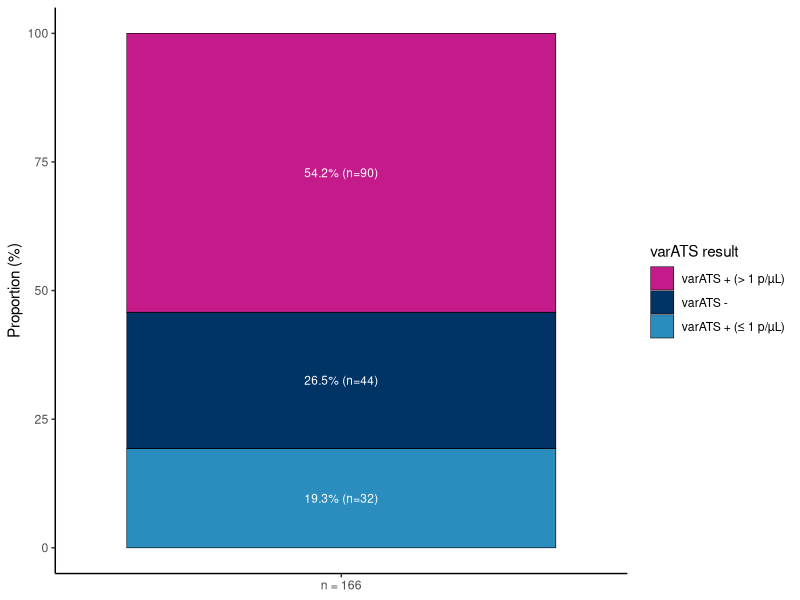
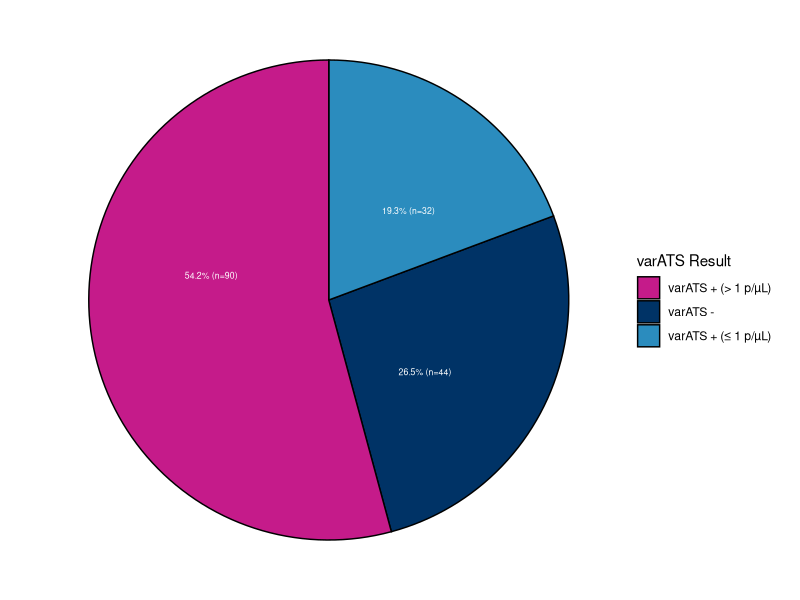
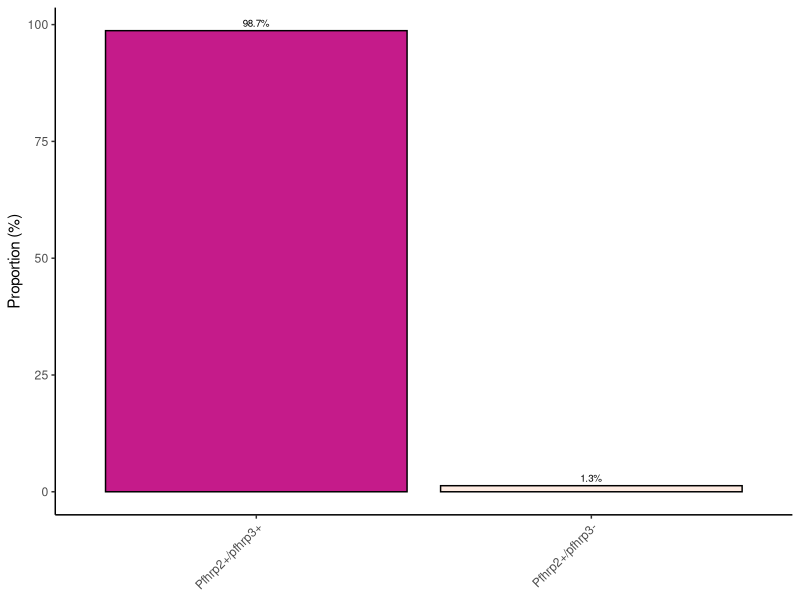
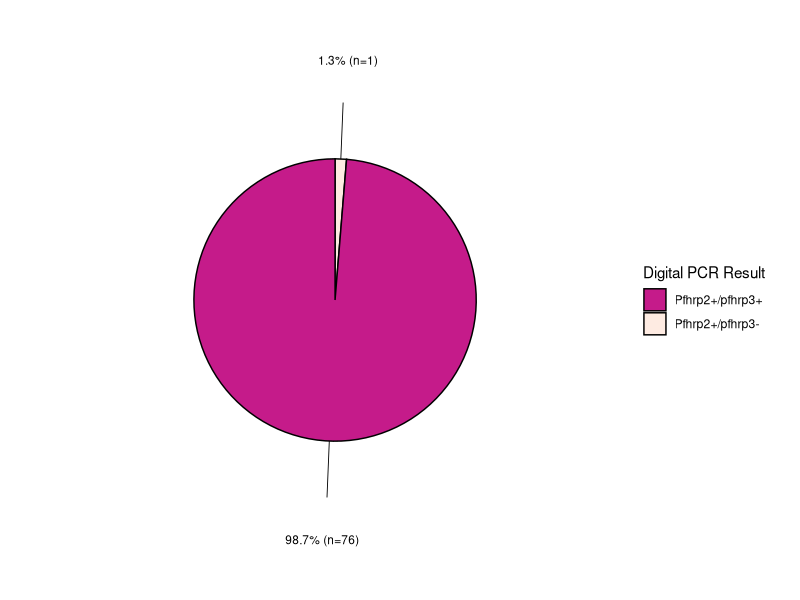

The R script that drew these images, in order: (Note: this script raises an error after producing the figures.)

#####################################
# CREATING FIGURES FOR MANUSCRIPT #
#####################################

## Clean the environment
rm(list = ls(all =TRUE))


## Load packages
library(ggplot2)
library(tidyverse)
library(ggrepel)
library(forcats)
library(RColorBrewer)


#####################################
####### varATS data ################
#####################################

category_varATS = c("varATS -", "varATS + (≤ 1 p/µL)", "varATS + (> 1 p/µL)")
counts_varATS <- c(44, 32, 90)  

# Create a dataframe
df_varATS <- data.frame(
 category = category_varATS,
  counts = counts_varATS,
  proportion = round(counts_varATS / sum(counts_varATS) * 100, 1) 
) 


##### Figures for varATS data #####

# Reorder the levels of the category variable based on proportion

df_varATS$category <- reorder(df_varATS$category, df_varATS$proportion, decreasing = TRUE)

colors <-c("#c51b8a", "#003366", "#2b8cbe")

# Stacked Bar plot

plot_1 <- ggplot(df_varATS, aes(x = "n = 166", y = proportion, fill = category)) +
  geom_bar(stat = "identity", position = "stack", color = "black", size = 0.2) +
  labs(y = "Proportion (%)", fill = "varATS result") +
  geom_text(aes(label = paste0(proportion, "%", " (n=", counts, ")")),
            position = position_stack(vjust = 0.5), size = 3, color = "white") +
  xlab(NULL) +
  theme_classic() +
  scale_fill_manual(values = colors)

plot_1

# save
# ggsave(ggsave("../../figures/Barplots/plot_1_varATS_stacked_bar_plot.pdf", plot_1, width = 6, height = 4, dpi = 300))

# Pie chart for varATS data

pie_1 <- ggplot(df_varATS, aes(x = "", y = proportion, fill = category)) +
  geom_bar(stat = "identity", width = 1, color = "black", size = 0.5) +
  labs(fill = "varATS Result") +
  geom_text(aes(label = paste0(round(proportion, 1), "%", " (n=", counts, ")")),
            position = position_stack(vjust = 0.6), size = 2.2, color = "white") +
  coord_polar(theta = "y", start = 0) +
  theme_void() +
  scale_fill_manual( values = colors) 

pie_1

# save
# ggsave("../../figures/Pie_charts/Pie_1_varATS_results.png", pie_1, width = 6, height = 4, dpi = 300)
# ggsave("../../figures/Pie_charts/Pie_1_varATS_results.pdf", pie_1, width = 6, height = 4, dpi = 300)


#####################################
####### Digital PCR data ############
#####################################

# category_dPCR <-c("Low quality DNA", "Pfhrp2+/pfhrp3+",
             # "Pfhrp2+/pfhrp3-", "Pfhrp2-/pfhrp3+",
             # "Pfhrp2-/pfhrp3-")

category_dPCR <-c("Pfhrp2+/pfhrp3+", "Pfhrp2+/pfhrp3-")

# counts_dPCR <- c(13, 76, 1, 0, 0)
 counts_dPCR <-c(76, 1)

df_digital_PCR <-data.frame(
  category = category_dPCR,
  counts = counts_dPCR,
  proportion = round(counts_dPCR / sum(counts_dPCR) * 100, 1) 
  )

df_digital_PCR <-filter(df_digital_PCR,
                        counts_dPCR > 0)

##### Figures for digital PCR data #####

# Reorder the levels of the category variable based on proportion

df_digital_PCR$category <- reorder(df_digital_PCR$category, df_digital_PCR$proportion, decreasing = TRUE)

# Assign pink shades based on the reordered levels

# pink_shades <- c("#c51b8a", "#fa9fb5", "#feebe2" )

pink_shades <-c("#c51b8a", "#feebe2")

# Bar Plot 2 for Digital PCR data 

plot_2 <- ggplot(df_digital_PCR, aes(x = category, y = proportion, fill = category)) +
  geom_bar(stat = "identity", color = "black", size = 0.5) +
  labs(y = "Proportion (%)") +
  theme_classic() +
  scale_fill_manual(values = pink_shades) +
  theme(axis.text.x = element_text(angle = 45, hjust = 1),
        panel.background = element_rect(fill = "transparent", color = NA),
        plot.background = element_rect(fill = "transparent", color = NA),
        legend.position = "none") +
  geom_text(aes(label = paste0(round(proportion, 1), "%")), vjust = -0.5, size = 2.5) +
  xlab(NULL)

plot_2

# save
# ggsave("../../figures/Barplots/Plot_2_dPCR_results.pdf", plot_2, width = 6, height = 4, dpi = 300)


# Pie Chart 2 for Digital PCR data 

# Calculate label positions for digital PCR data pie chart
df_digital_PCR<- df_digital_PCR %>%
  arrange(desc(category)) %>%
  mutate(ypos = cumsum(proportion) - 0.5 * proportion)

# Calculate positions for labels outside the pie chart
label_positions <- df_digital_PCR$ypos

# Create the pie chart 
pie_2 <- ggplot(df_digital_PCR, aes(x = "", y = proportion, fill = category)) +
  geom_bar(stat = "identity", width = 1, color = "black", size = 0.5) +
  labs(fill = "Digital PCR Result") +
  coord_polar(theta = "y", start = 0) +
  theme_void() +
  scale_fill_manual(values = pink_shades) +
  geom_segment(aes(x = 1.5, y = ypos, xend = 1.9, yend = ypos), color = "black", size = 0.3, data = df_digital_PCR) +
  geom_text(aes(x = 2, y = label_positions, label = paste0(round(proportion, 1), "%", " (n=", counts, ")")),
            size = 3, nudge_x = 0.2, nudge_y = 0.2)
pie_2

#save
# ggsave("../../figures/Pie_charts/Pie_2_digital_PCR_results.pdf",width = 6, height = 4, dpi = 300 )
ggsave("../../figures/Pie_charts/Pie_2_digital_PCR_results_updated.pdf",width = 6, height = 4, dpi = 300 )

#####################################
####### Species PCR data ############
#####################################

category_Sp_PCR <-c("Negative", "P. ovale", "P. malariae", 
                    "P. falciparum", "P. vivax", "P. falciparum/P. malariae",
                    "P. falciparum/P. malariae/P. ovale")
counts_Sp_PCR <-c(31, 16, 13, 8, 0, 6, 2)

df_Sp_PCR <-data.frame(
  category = category_Sp_PCR,
  counts = counts_Sp_PCR,
  proportion = round(counts_Sp_PCR / sum(counts_Sp_PCR) * 100, 1) )

df_Sp_PCR <- filter(df_Sp_PCR, counts > 0)

# Reorder the levels of the category variable based on proportion

df_Sp_PCR$category <- reorder(df_Sp_PCR$category, df_Sp_PCR$proportion, decreasing = TRUE)

##### Figures for Species PCR data #####

# Barplot

plot_3 <-ggplot(df_Sp_PCR, aes(x = category, y = proportion, fill = category)) +
  geom_bar(stat = "identity", color = "black", size = 0.5) +
  labs(y = "Proportion (%)") +
  theme_classic() +
  scale_fill_manual(values = rev(brewer.pal(n = length(unique(df_Sp_PCR$category)), name = "Blues")))  +
  theme(axis.text.x = element_text(angle = 45, hjust = 1),
        panel.background = element_rect(fill = "transparent", color = NA),
        plot.background = element_rect(fill = "transparent", color = NA),
        legend.position = "none") +
  geom_text(aes(label = paste0(round(proportion, 1), "%")), vjust = -0.5, size = 2.5) +
  xlab(NULL)

plot_3

# save
# ggsave("../../figures/Barplots/Plot_3_Sp_PCR.pdf", plot_3, width = 6, height = 4, dpi = 300)

# Pie Chart for Species PCR 

# Calculate label positions for Sp_PCR pie chart
df_Sp_PCR <- df_Sp_PCR %>%
  arrange(desc(category)) %>%
  mutate(ypos = cumsum(proportion) - 0.5 * proportion)

# Calculate positions for labels outside the pie chart
label_positions <- df_Sp_PCR$ypos

# Create the pie chart for Sp_PCR
pie_3 <- ggplot(df_Sp_PCR, aes(x = "", y = proportion, fill = category)) +
  geom_bar(stat = "identity", width = 1, color = "black", size = 0.5) +
  labs(fill = "Species PCR result") +
  coord_polar(theta = "y", start = 0) +
  theme_void() +
  scale_fill_manual(values = rev(brewer.pal(n = length(unique(df_Sp_PCR$category)), name = "Blues"))) +
  geom_segment(aes(x = 1.5, y = ypos, xend = 1.9, yend = ypos), color = "black", size = 0.3, data = df_Sp_PCR) +
  geom_text(aes(x = 2, y = label_positions, label = paste0(round(proportion, 1), "%", " (n=", counts, ")")),
            size = 3, nudge_x = 0.2, nudge_y = 0.2)
pie_3

#Save
# ggsave("../../figures/Pie_charts/Pie_chart_3_Sp_PCR.pdf", pie_3, width = 6, height = 4, dpi = 300)

